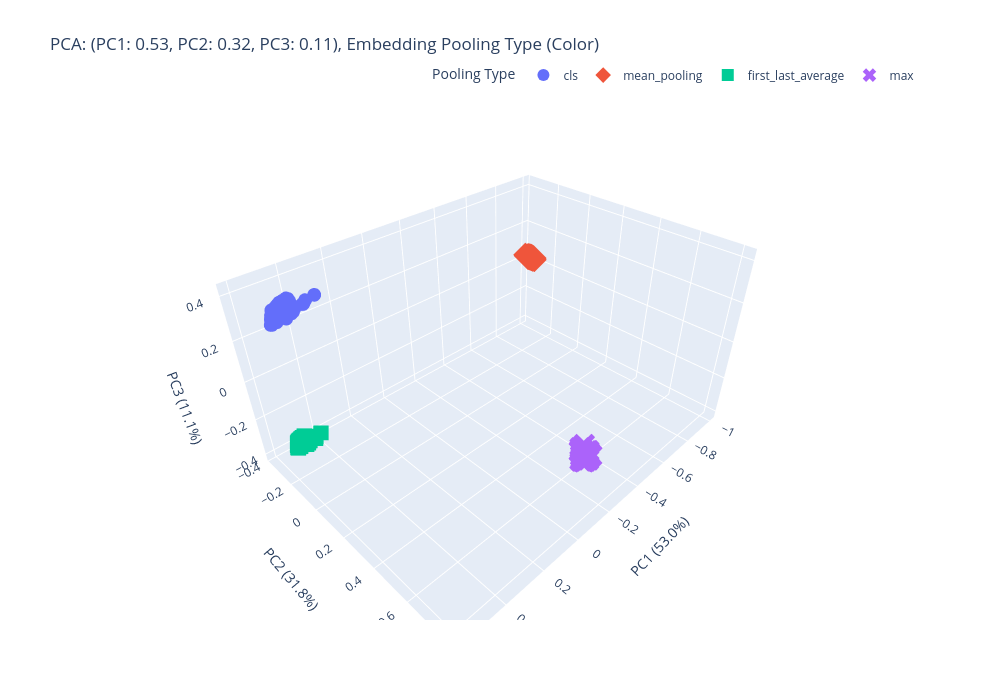

Here is the notebook cell this chart was saved with:
### Code cell
from examples.text_embedding_visualization.plot_pca import plot_pca_3d_combined

plot_pca_3d_combined(
    embeddings_cls=embeddings[EmbeddingPoolingType.CLS],
    embeddings_mean=embeddings[EmbeddingPoolingType.MEAN],
    embeddings_first_last=embeddings[EmbeddingPoolingType.FIRST_LAST_AVERAGE],
    embeddings_max=embeddings[EmbeddingPoolingType.MAX],
    df=filtered_df,
    color_label="Embedding Pooling Type",
    model_name="DeBERTaV3"
)

### Figure 1 — Plotly figure (JSON) as saved in the notebook; plotly's stock layout.template omitted (floating-point values rounded to 4 significant figures; data arrays with more than 128 entries replaced by an {"elided": "..."} marker saying what was removed)
{"data": [{"customdata": {"elided": "300x6 mixed values"}, "hovertemplate": "<b>Category:</b> %{customdata[0]}<br><b>Correct:</b> %{customdata[1]}<br><b>Pooling Type:</b> %{customdata[2]}<br><b>Task ID:</b> %{customdata[3]}<br><b>Off-Topic:</b> %{customdata[5]}<br><br><b>Text:</b><br>%{customdata[4]}<extra></extra>", "legendgroup": "cls", "marker": {"color": "#636EFA", "symbol": "circle"}, "mode": "markers", "name": "cls", "scene": "scene", "showlegend": true, "type": "scatter3d", "x": {"elided": "300 float values"}, "y": {"elided": "300 float values"}, "z": {"elided": "300 float values"}}, {"customdata": {"elided": "300x6 mixed values"}, "hovertemplate": "<b>Category:</b> %{customdata[0]}<br><b>Correct:</b> %{customdata[1]}<br><b>Pooling Type:</b> %{customdata[2]}<br><b>Task ID:</b> %{customdata[3]}<br><b>Off-Topic:</b> %{customdata[5]}<br><br><b>Text:</b><br>%{customdata[4]}<extra></extra>", "legendgroup": "mean_pooling", "marker": {"color": "#EF553B", "symbol": "diamond"}, "mode": "markers", "name": "mean_pooling", "scene": "scene", "showlegend": true, "type": "scatter3d", "x": {"elided": "300 float values"}, "y": {"elided": "300 float values"}, "z": {"elided": "300 float values"}}, {"customdata": {"elided": "300x6 mixed values"}, "hovertemplate": "<b>Category:</b> %{customdata[0]}<br><b>Correct:</b> %{customdata[1]}<br><b>Pooling Type:</b> %{customdata[2]}<br><b>Task ID:</b> %{customdata[3]}<br><b>Off-Topic:</b> %{customdata[5]}<br><br><b>Text:</b><br>%{customdata[4]}<extra></extra>", "legendgroup": "first_last_average", "marker": {"color": "#00CC96", "symbol": "square"}, "mode": "markers", "name": "first_last_average", "scene": "scene", "showlegend": true, "type": "scatter3d", "x": {"elided": "300 float values"}, "y": {"elided": "300 float values"}, "z": {"elided": "300 float values"}}, {"customdata": {"elided": "300x6 mixed values"}, "hovertemplate": "<b>Category:</b> %{customdata[0]}<br><b>Correct:</b> %{customdata[1]}<br><b>Pooling Type:</b> %{customdata[2]}<br><b>Task ID:</b> %{customdata[3]}<br><b>Off-Topic:</b> %{customdata[5]}<br><br><b>Text:</b><br>%{customdata[4]}<extra></extra>", "legendgroup": "max", "marker": {"color": "#AB63FA", "symbol": "x"}, "mode": "markers", "name": "max", "scene": "scene", "showlegend": true, "type": "scatter3d", "x": {"elided": "300 float values"}, "y": {"elided": "300 float values"}, "z": {"elided": "300 float values"}}], "layout": {"height": 700, "legend": {"itemsizing": "constant", "orientation": "h", "title": {"text": "Pooling Type"}, "tracegroupgap": 0, "x": 1, "xanchor": "right", "y": 1.02, "yanchor": "bottom"}, "scene": {"domain": {"x": [0, 1], "y": [0, 1]}, "xaxis": {"title": {"text": "PC1 (53.0%)"}}, "yaxis": {"title": {"text": "PC2 (31.8%)"}}, "zaxis": {"title": {"text": "PC3 (11.1%)"}}}, "title": {"text": "PCA: (PC1: 0.53, PC2: 0.32, PC3: 0.11), Embedding Pooling Type (Color)"}, "width": 1000}}
